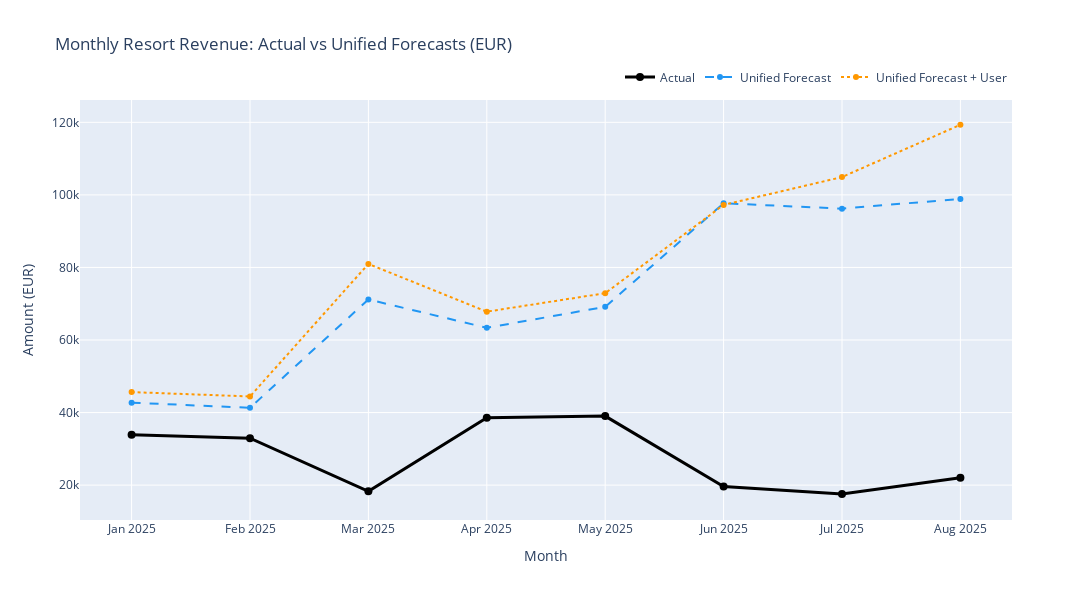

Notebook cell for this chart:
### Markdown cell above
**Code Cell Description:**

Generates monthly aggregated chart comparing actual resort revenue to unified forecast and unified forecast with user overrides. Shows overall monthly accuracy at a higher level than daily comparisons.

### Code cell
# CHART: RESORT REVENUE - ACTUAL VS UNIFIED FORECASTS (MONTHLY)

print("=" * 80)
print("CREATING MONTHLY RESORT REVENUE UNIFIED FORECAST CHART")
print("=" * 80)

# Filter for resort revenue
revenue_unified = daily_recon[daily_recon['category'] == 'cash_in_resort_revenue'].copy()
revenue_unified = revenue_unified.sort_values('date')

# Add month column
revenue_unified['month'] = revenue_unified['date'].dt.to_period('M')

# Aggregate to monthly
monthly_revenue = revenue_unified.groupby('month').agg({
    'actual': 'sum',
    'unified_forecast': 'sum',
    'unified_forecast_with_user': 'sum'
}).reset_index()

# Convert month to string for display
monthly_revenue['month_display'] = monthly_revenue['month'].apply(lambda x: x.strftime('%b %Y'))

print(f"\nMonthly revenue data points: {len(monthly_revenue)}")

# Create figure
fig = go.Figure()

# Add actual line
fig.add_trace(go.Scatter(
    x=monthly_revenue['month_display'],
    y=monthly_revenue['actual'],
    mode='lines+markers',
    name='Actual',
    line=dict(color='black', width=3),
    marker=dict(size=8),
    hovertemplate='€%{y:,.2f}<extra></extra>'
))

# Add unified forecast line
fig.add_trace(go.Scatter(
    x=monthly_revenue['month_display'],
    y=monthly_revenue['unified_forecast'],
    mode='lines+markers',
    name='Unified Forecast',
    line=dict(color='#2196F3', width=2, dash='dash'),
    marker=dict(size=6),
    hovertemplate='€%{y:,.2f}<extra></extra>'
))

# Add unified forecast with user overrides line
fig.add_trace(go.Scatter(
    x=monthly_revenue['month_display'],
    y=monthly_revenue['unified_forecast_with_user'],
    mode='lines+markers',
    name='Unified Forecast + User',
    line=dict(color='#FF9800', width=2, dash='dot'),
    marker=dict(size=6),
    hovertemplate='€%{y:,.2f}<extra></extra>'
))

# Update layout
fig.update_layout(
    title='Monthly Resort Revenue: Actual vs Unified Forecasts (EUR)',
    xaxis=dict(title='Month'),
    yaxis=dict(title='Amount (EUR)'),
    height=600,
    width=1200,
    hovermode='x unified',
    legend=dict(
        orientation='h',
        yanchor='bottom',
        y=1.02,
        xanchor='right',
        x=1
    )
)

fig.show()

print("\n✓ Monthly resort revenue unified forecast chart displayed")

### Figure 1 — Plotly figure (JSON) as saved in the notebook; plotly's stock layout.template omitted (floating-point values rounded to 4 significant figures)
{"data": [{"hovertemplate": "€%{y:,.2f}<extra></extra>", "line": {"color": "black", "width": 3}, "marker": {"size": 8}, "mode": "lines+markers", "name": "Actual", "type": "scatter", "x": ["Jan 2025", "Feb 2025", "Mar 2025", "Apr 2025", "May 2025", "Jun 2025", "Jul 2025", "Aug 2025"], "y": [33850.0, 32940.0, 18300.0, 38570.0, 39020.0, 19610.0, 17550.0, 22060.0]}, {"hovertemplate": "€%{y:,.2f}<extra></extra>", "line": {"color": "#2196F3", "dash": "dash", "width": 2}, "marker": {"size": 6}, "mode": "lines+markers", "name": "Unified Forecast", "type": "scatter", "x": ["Jan 2025", "Feb 2025", "Mar 2025", "Apr 2025", "May 2025", "Jun 2025", "Jul 2025", "Aug 2025"], "y": [42720.0, 41330.0, 71170.0, 63360.0, 69150.0, 97700.0, 96210.0, 98900.0]}, {"hovertemplate": "€%{y:,.2f}<extra></extra>", "line": {"color": "#FF9800", "dash": "dot", "width": 2}, "marker": {"size": 6}, "mode": "lines+markers", "name": "Unified Forecast + User", "type": "scatter", "x": ["Jan 2025", "Feb 2025", "Mar 2025", "Apr 2025", "May 2025", "Jun 2025", "Jul 2025", "Aug 2025"], "y": [45640.0, 44440.0, 80980.0, 67810.0, 72900.0, 97240.0, 104900.0, 119300.0]}], "layout": {"height": 600, "hovermode": "x unified", "legend": {"orientation": "h", "x": 1, "xanchor": "right", "y": 1.02, "yanchor": "bottom"}, "title": {"text": "Monthly Resort Revenue: Actual vs Unified Forecasts (EUR)"}, "width": 1200, "xaxis": {"title": {"text": "Month"}}, "yaxis": {"title": {"text": "Amount (EUR)"}}}}
